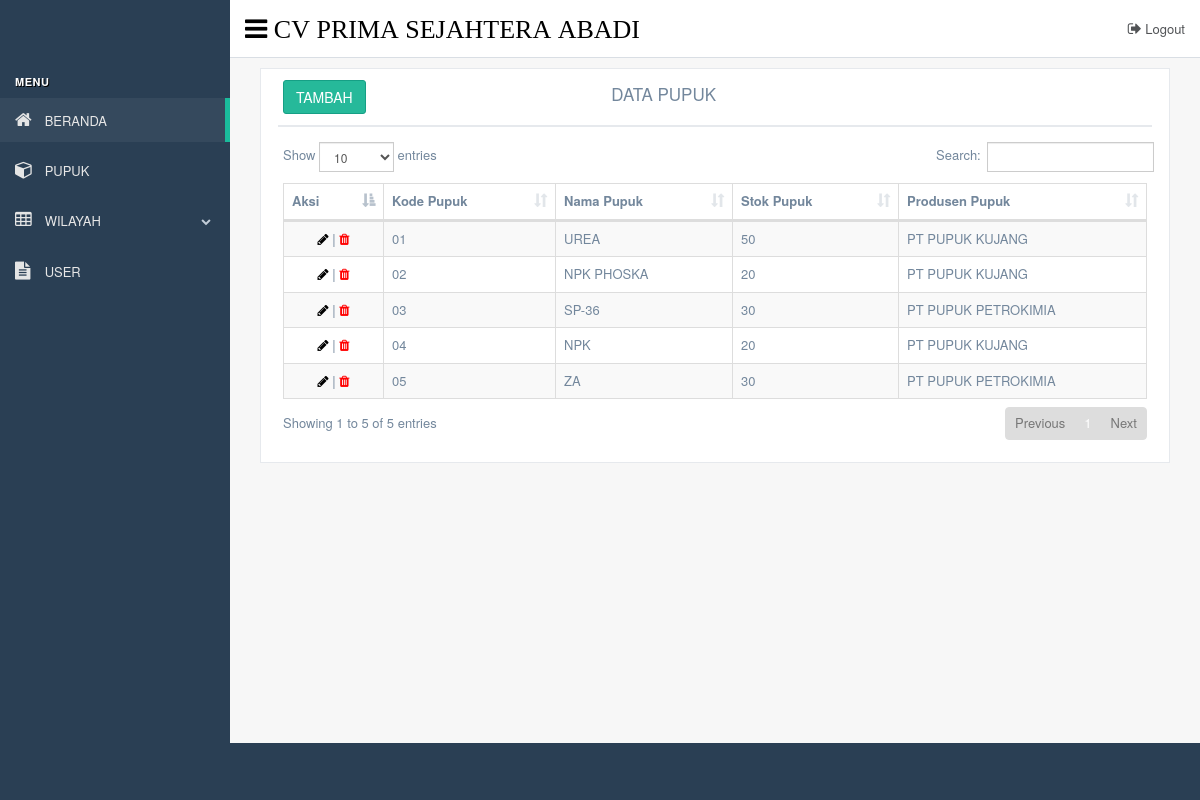
/index.php?page=list_pupuk (signed in), run on the app's committed database.
### tables this page shows
CREATE TABLE `tb_pupuk` (
  `kd_pupuk` varchar(5) NOT NULL,
  `nama_pupuk` varchar(25) NOT NULL,
  `stok` decimal(5,0) NOT NULL,
  `produsen` enum('PT PUPUK KUJANG','PT PUPUK PETROKIMIA') NOT NULL,
  PRIMARY KEY (`kd_pupuk`)
);

### pengolahan_pupuk/list_pupuk.php (the view, shortened to what this page needs)
<?php
  include "lib/koneksi.php";
 ?>
<div class="col-md-12 col-sm-12 col-xs-12">
<div class="x_panel">
  <div class="x_title">
    <h2 class="nav navbar-right">DATA PUPUK</h2>
    <ul class="nav navbar-left_col ">
      <button type="button" class="btn btn-success waves-effect" data-toggle="modal" data-target="#defaultModal">TAMBAH</button>
    </ul>
  </div>
  <div class="x_content">
    <table id="datatable-responsive" class="table table-striped table-bordered" cellspacing="0" width="100%">
      <thead>
          <tr>
              <th>Aksi</th>
              <th>Kode Pupuk</th>
              <th>Nama Pupuk</th>
              <th>Stok Pupuk</th>
              <th>Produsen Pupuk</th>
          </tr>
      </thead>
      <tbody>
          <?php
            $query = mysqli_query($koneksi,"SELECT * FROM tb_pupuk");
            if ($query != null) {
            while ($result = mysqli_fetch_array($query)) {
             ?>
              <tr>
                <td align="center">
                  <a data-toggle="tooltip" title="UBAH DATA" href="index.php?page=edit_pupuk&id=<?php echo $result['kd_pupuk']; ?>">
                      <i class="fa fa-pencil"></i>
                  </a> |
                  <a data-toggle="tooltip" title="HAPUS DATA" style="color : red;" href="pengolahan_pupuk/hapus_pupuk.php?page=hapus_pupuk&id=<?php echo $result['kd_pupuk'];?>"onclick="return confirm('Apakah yakin menghapus <?php echo $result['nama_pupuk'].' dari Data Pupuk'; ?> ?')">
                      <i class="fa fa-trash"></i>
                  </a>
                </td>
                <td>
                  <?php echo $result['kd_pupuk']; ?>
                </td>
                <td>
                  <?php echo $result['nama_pupuk']; ?>
                </td>
                <td>
                  <?php echo $result['stok']; ?>
                </td>
                <td>
                  <?php echo $result['produsen']; ?>
                </td>
              </tr>
              <?php
                }
              } else {
                  echo "Data Kosong";
                }
               ?>
      </tbody>
    </table>
           </div>
            </div>
        </div>
    </div>
</div>

### data on the page
tb_pupuk: kd_pupuk "01", nama_pupuk "UREA", stok "50", produsen "PT PUPUK KUJANG"
tb_pupuk: kd_pupuk "02", nama_pupuk "NPK PHOSKA", stok "20", produsen "PT PUPUK KUJANG"
tb_pupuk: kd_pupuk "03", nama_pupuk "SP-36", stok "30", produsen "PT PUPUK PETROKIMIA"
tb_pupuk: kd_pupuk "04", nama_pupuk "NPK", stok "20", produsen "PT PUPUK KUJANG"
tb_pupuk: kd_pupuk "05", nama_pupuk "ZA", stok "30", produsen "PT PUPUK PETROKIMIA"
